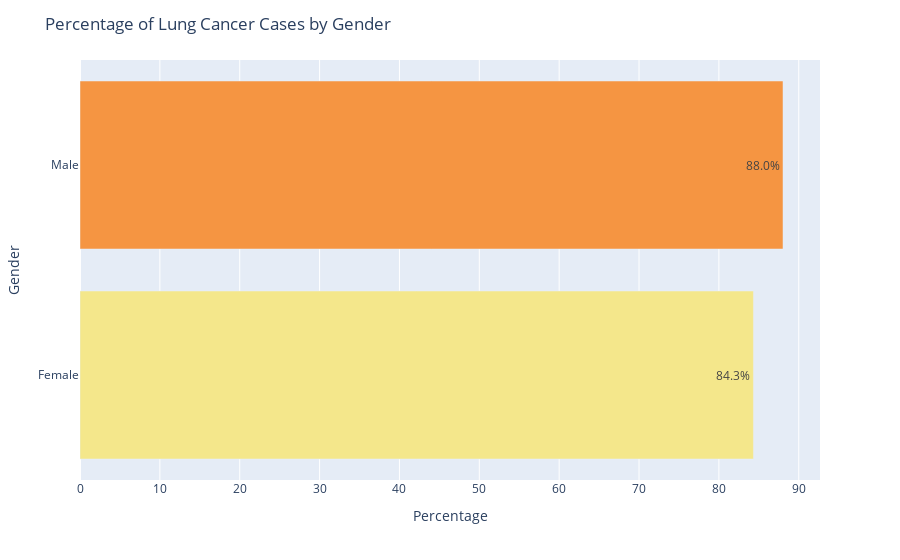

Notebook code for this chart:
### Code cell
male_percentage = (len(df[(df['gender'] == 1) & (df['lung_cancer'] == 1)]) / len(df[df['gender'] == 1])) * 100
female_percentage = (len(df[(df['gender'] == 2) & (df['lung_cancer'] == 1)]) / len(df[df['gender'] == 2])) * 100
gender_data = pd.DataFrame({'Gender': ['Male', 'Female'], 'Percentage': [male_percentage, female_percentage]})
gender_data['Text'] = gender_data['Percentage'].apply(lambda x: f'{x:.1f}%')
colors = {'Male': '#f59542', 'Female': '#f4e78b'}
fig = px.bar(gender_data, x='Percentage', y='Gender', orientation='h', color='Gender', text='Text', color_discrete_map=colors)
fig.update_layout(
    title='Percentage of Lung Cancer Cases by Gender',
    xaxis_title='Percentage',
    yaxis_title='Gender',
    showlegend=False
)
fig.show()

### Figure 1 — Plotly figure (JSON) as saved in the notebook; plotly's stock layout.template omitted (floating-point values rounded to 4 significant figures)
{"data": [{"alignmentgroup": "True", "hovertemplate": "Gender=%{y}<br>Percentage=%{x}<br>Text=%{text}<extra></extra>", "legendgroup": "Male", "marker": {"color": "#f59542", "pattern": {"shape": ""}}, "name": "Male", "offsetgroup": "Male", "orientation": "h", "showlegend": true, "text": ["88.0%"], "textposition": "auto", "type": "bar", "x": [88.03], "xaxis": "x", "y": ["Male"], "yaxis": "y"}, {"alignmentgroup": "True", "hovertemplate": "Gender=%{y}<br>Percentage=%{x}<br>Text=%{text}<extra></extra>", "legendgroup": "Female", "marker": {"color": "#f4e78b", "pattern": {"shape": ""}}, "name": "Female", "offsetgroup": "Female", "orientation": "h", "showlegend": true, "text": ["84.3%"], "textposition": "auto", "type": "bar", "x": [84.33], "xaxis": "x", "y": ["Female"], "yaxis": "y"}], "layout": {"barmode": "relative", "legend": {"title": {"text": "Gender"}, "tracegroupgap": 0}, "margin": {"t": 60}, "showlegend": false, "title": {"text": "Percentage of Lung Cancer Cases by Gender"}, "xaxis": {"anchor": "y", "domain": [0.0, 1.0], "title": {"text": "Percentage"}}, "yaxis": {"anchor": "x", "categoryarray": ["Female", "Male"], "categoryorder": "array", "domain": [0.0, 1.0], "title": {"text": "Gender"}}}}
